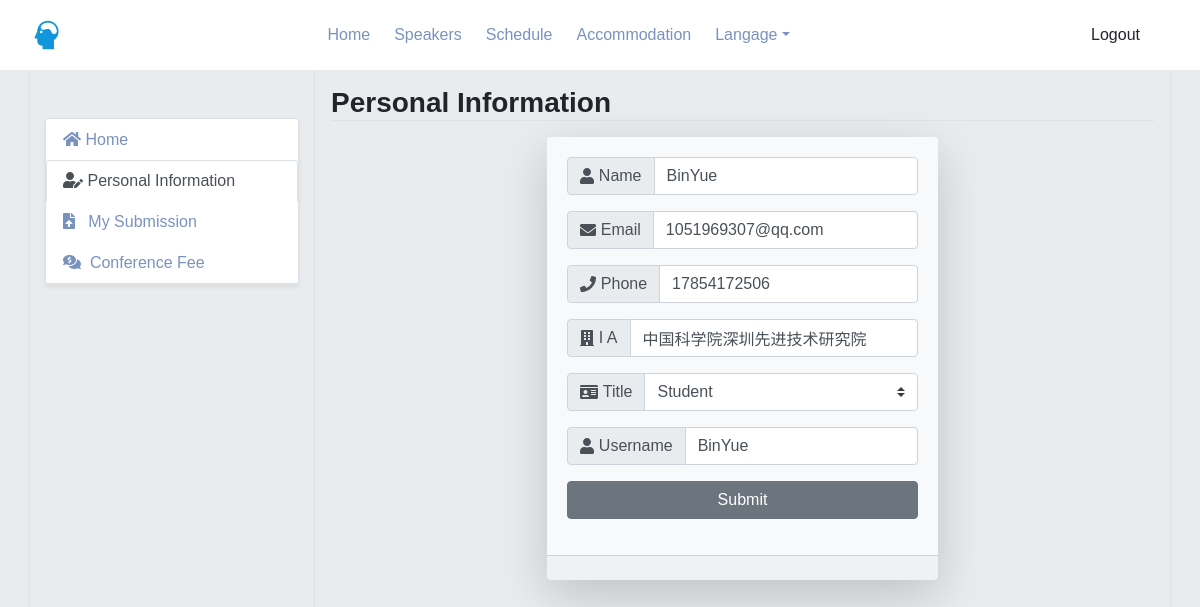
/my/info (signed in), run on the app's committed database.
### tables this page shows
CREATE TABLE user (
    id INTEGER PRIMARY KEY AUTOINCREMENT,
    -- 用户名
    username TEXT NOT NULL,
    -- 密码
    password TEXT NOT NULL,
    -- 性别
    gender TEXT NOT NULL,
    -- 邮箱
    email TEXT NOT NULL,
    -- 手机号
    phone TEXT NOT NULL,
    -- 姓名
    name TEXT NOT NULL,
    -- 工作单位
    workplace TEXT NOT NULL,
    -- 职称
    title INTEGER NOT NULL,
    -- 邮寄地址(发票、邀请函)
    address TEXT NULL,
    -- 用户创建时间
    created TIMESTAMP NOT NULL DEFAULT CURRENT_TIMESTAMP,
    -- 是否需要看孩子
    requirement_baby_care BOOLEAN NOT NULL DEFAULT False,
    -- 是否需要同声传译
    requirement_simultaneous_transmission BOOLEAN NOT NULL DEFAULT False,
    -- 是否缴费完成
    paid BOOLEAN NOT NULL DEFAULT False,
    -- 是否提交摘要
    submit BOOLEAN NOT NULL DEFAULT False,
    -- 备用1
    remark1 TEXT NULL,
    -- 备用2
    remark2 INTEGER NULL
);

### nature/manage.py (the view, shortened to what this page needs)
@bp.route('/info', methods=('GET', 'POST'))
@login_required
def person():
    user_id = session.get('user_id')
    return render_template('manage/person.html')

### nature/auth.py (called while the page is built)
@bp.before_app_request
def load_logged_in_user():
    user_id = session.get('user_id')
    if user_id is None:
        g.user = None
    else:
        g.user = get_db().execute(
            'SELECT * FROM user WHERE id = ?', (user_id,)
        ).fetchone()

def login_required(view):
    @functools.wraps(view)
    def wrapped_view(**kwargs):
        if g.user is None:
            return redirect(url_for('auth.login'))
        return view(**kwargs)
    return wrapped_view

### nature/db.py (called while the page is built)
def get_db():
    if 'db' not in g:
        g.db = sqlite3.connect(
            current_app.config['DATABASE'],
            detect_types=sqlite3.PARSE_DECLTYPES
        )
        g.db.row_factory = sqlite3.Row
    return g.db

### nature/manage.py (called while the page is built)
@bp.before_app_request
def load_logged_in_user():
    user_id = session.get('user_id')
    if user_id is None:
        g.user = None
    else:
        g.user = get_db().execute(
            'SELECT * FROM user WHERE id = ?', (user_id,)
        ).fetchone()

### nature/root.py (called while the page is built)
@bp.before_app_request
def load_logged_in_admin():
    admin_id = session.get('admin_id')
    if admin_id is None:
        g.admin = None
    else:
        g.admin = get_db().execute(
            'SELECT * FROM admin WHERE id = ?', (admin_id,)
        ).fetchone()

### nature/templates/manage/person.html (shortened to what this page needs)
{% extends 'base.html'%}
{% block content %}
<div class="container container-index w-100 h-100 shadow-sm">
  <div class="row">
    <div class="col-lg-3 col-md-6 col-sm-12 border-right">
      <nav class="border-right card shadow-sm mt-5 mb-5 sidebar">
        <div class="sidebar-sticky">
          <ul class="nav flex-column nav-fill nav-tabs">
            <li class="nav-item text-left">
              <a class="nav-link btn-block" href="index">
                <i class="fas fa-home"></i>
                <span>Home</span>
              </a>
            </li>
            <li class="nav-item text-left">
              <a class="nav-link btn-block active" href="info">
                <i class="fas fa-user-edit"></i>
                <span>Personal Information</span>
              </a>
            </li>
            <li class="nav-item text-left">
              <a class="nav-link btn-block" href="submit">
                <i class="fas fa-file-upload"></i>&nbsp;&nbsp;
                <span>My Submission</span>
              </a>
            </li>
            <li class="nav-item text-left">
              <a class="nav-link btn-block" href="fee">
                <i class="fas fa-comments-dollar"></i>&nbsp;
                <span>Conference Fee</span>
              </a>
            </li>
          </ul>
        </div>
      </nav>
    </div>
    <div class="col-lg-9 col-md-6 col-sm-12 p-3">
      <h3 class="border-bottom"><strong>Personal Information</strong></h3>
      <div class="row justify-content-center mt-3 mb-3">
        <div class="card shadow-lg bg-light border-0">
          <div class="card-body">
          <form action="" method="post">
            <div class="form-group">
              <div class="input-group">
                <div class="input-group-prepend">
                  <span class="input-group-text"><i class="fas fa-user"></i>&nbsp;Name</span>
                </div>
                <input type="text" class="form-control" name="name" id="name" value="{{ g.user['name'] }}" required>
              </div>
            </div>
            <div class="form-group">
              <div class="input-group">
                <div class="input-group-prepend">
                  <span class="input-group-text"><i class="fas fa-envelope"></i>&nbsp;Email</span>
                </div>
                <input type="text" class="form-control" name="email" id="email" value="{{ g.user['email'] }}" required>
              </div>
            </div>
            <div class="form-group">
              <div class="input-group">
                <div class="input-group-prepend">
                  <span class="input-group-text"><i class="fas fa-phone"></i>&nbsp;Phone</span>
                </div>
                <input type="text" class="form-control" name="phone" id="phone" value="{{ g.user['phone'] }}" required>
              </div>
            </div>
            <div class="form-group">
              <div class="input-group">
                <div class="input-group-prepend">
                  <span class="input-group-text"><i class="fas fa-building"></i>&nbsp;I A</span>
                </div>
                <input type="text" class="form-control" name="workplace" id="workplace" value="{{ g.user['workplace'] }}" required>
              </div>
            </div>
            <div class="form-group">
              <div class="input-group">
                <div class="input-group-prepend">
                  <span class="input-group-text"><i class="fas fa-id-card"></i>&nbsp;Title</span>
                </div>
                <select class="custom-select form-control" name="title" id="title">
                  <option value="1" {% if g.user['title']==1 %} selected="selected" {% endif %}>Student</option>
                </select>
              </div>
            </div>
            <div class="form-group">
              <div class="input-group">
                <div class="input-group-prepend">
                  <span class="input-group-text"><i class="fas fa-user"></i>&nbsp;Username</span>
                </div>
                <input type="text" class="form-control" name="username" id="username" value="{{ g.user['username'] }}" required>
              </div>
            </div>
            <div class="form-group">
              <button type="submit" class="btn btn-secondary btn-block">Submit</button>
            </div>
          </form>
          </div>
          <div class="card-footer">
          </div>
        </div>
    </div>
  </div>
</div>
{% endblock %}

### nature/static/css/style.css (style rules this page uses)
body,a,button,p,span,div { font-family: Arial, Helvetica, sans-serif; }
body { background: #e9ecef; }
li.nav-item a { font-size: 1em; font-weight: 500; text-decoration: none; color:rgb(122, 146, 190); }
button { display: inline-block; color: white; font-weight: 500; transition: color .15s ease-in-out, background-color .15s ease-in-out, border-color .15s ease-in-out, box-shadow .15s ease-in-out }

### data on the page
user: name "BinYue", email "1051969307@qq.com", phone "17854172506", workplace "中国科学院深圳先进技术研究院", title "Student", username "BinYue"
